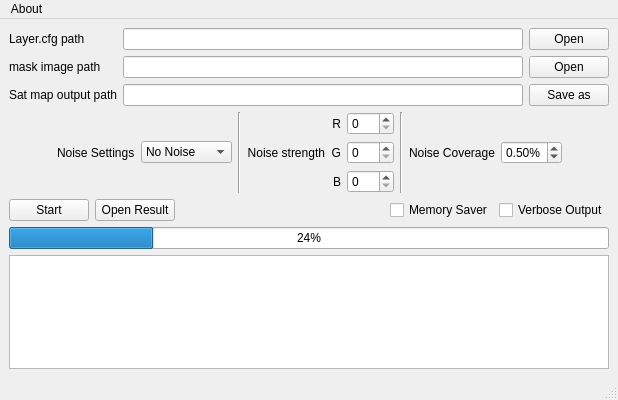
<?xml version="1.0" encoding="UTF-8"?>
<ui version="4.0">
 <class>guiMain</class>
 <widget class="QMainWindow" name="guiMain">
  <property name="geometry">
   <rect>
    <x>0</x>
    <y>0</y>
    <width>612</width>
    <height>400</height>
   </rect>
  </property>
  <property name="windowTitle">
   <string>ARMA3 - Mask to Sat Map Converter</string>
  </property>
  <widget class="QWidget" name="centralwidget">
   <layout class="QVBoxLayout" name="verticalLayout">
    <item>
     <layout class="QHBoxLayout" name="horizontalLayout">
      <item>
       <widget class="QLabel" name="label">
        <property name="text">
         <string>Layer.cfg path</string>
        </property>
       </widget>
      </item>
      <item>
       <spacer name="horizontalSpacer">
        <property name="orientation">
         <enum>Qt::Horizontal</enum>
        </property>
        <property name="sizeHint" stdset="0">
         <size>
          <width>40</width>
          <height>20</height>
         </size>
        </property>
       </spacer>
      </item>
      <item>
       <widget class="QLineEdit" name="layerPathEdit">
        <property name="minimumSize">
         <size>
          <width>400</width>
          <height>0</height>
         </size>
        </property>
        <property name="toolTip">
         <string>Path to you layers config file</string>
        </property>
       </widget>
      </item>
      <item>
       <widget class="QPushButton" name="openLayersBtn">
        <property name="text">
         <string>Open</string>
        </property>
       </widget>
      </item>
     </layout>
    </item>
    <item>
     <layout class="QHBoxLayout" name="horizontalLayout_2">
      <item>
       <widget class="QLabel" name="label_2">
        <property name="text">
         <string>mask image path</string>
        </property>
       </widget>
      </item>
      <item>
       <spacer name="horizontalSpacer_2">
        <property name="orientation">
         <enum>Qt::Horizontal</enum>
        </property>
        <property name="sizeHint" stdset="0">
         <size>
          <width>40</width>
          <height>20</height>
         </size>
        </property>
       </spacer>
      </item>
      <item>
       <widget class="QLineEdit" name="maskPathEdit">
        <property name="minimumSize">
         <size>
          <width>400</width>
          <height>0</height>
         </size>
        </property>
        <property name="toolTip">
         <string>path to the mask image</string>
        </property>
       </widget>
      </item>
      <item>
       <widget class="QPushButton" name="openMaskBtn">
        <property name="text">
         <string>Open</string>
        </property>
       </widget>
      </item>
     </layout>
    </item>
    <item>
     <layout class="QHBoxLayout" name="horizontalLayout_3">
      <item>
       <widget class="QLabel" name="label_3">
        <property name="text">
         <string>Sat map output path</string>
        </property>
       </widget>
      </item>
      <item>
       <spacer name="horizontalSpacer_3">
        <property name="orientation">
         <enum>Qt::Horizontal</enum>
        </property>
        <property name="sizeHint" stdset="0">
         <size>
          <width>40</width>
          <height>20</height>
         </size>
        </property>
       </spacer>
      </item>
      <item>
       <widget class="QLineEdit" name="satmapPathEdit">
        <property name="minimumSize">
         <size>
          <width>400</width>
          <height>0</height>
         </size>
        </property>
        <property name="toolTip">
         <string>path to save resulting file to</string>
        </property>
       </widget>
      </item>
      <item>
       <widget class="QPushButton" name="saveAsBtn">
        <property name="text">
         <string>Save as</string>
        </property>
       </widget>
      </item>
     </layout>
    </item>
    <item>
     <layout class="QHBoxLayout" name="horizontalLayout_5">
      <item>
       <spacer name="horizontalSpacer_6">
        <property name="orientation">
         <enum>Qt::Horizontal</enum>
        </property>
        <property name="sizeHint" stdset="0">
         <size>
          <width>40</width>
          <height>20</height>
         </size>
        </property>
       </spacer>
      </item>
      <item>
       <widget class="QLabel" name="label_4">
        <property name="text">
         <string>Noise Settings</string>
        </property>
       </widget>
      </item>
      <item>
       <widget class="QComboBox" name="noiseCombo">
        <property name="toolTip">
         <string>&lt;html&gt;&lt;head/&gt;&lt;body&gt;&lt;p&gt;Noise type:&lt;/p&gt;&lt;p&gt;No Noise - Just replace colors&lt;/p&gt;&lt;p&gt;BW Noise - Create noise in pixel brightness&lt;/p&gt;&lt;p&gt;RGB Noise- Create noise in rgb values&lt;/p&gt;&lt;/body&gt;&lt;/html&gt;</string>
        </property>
        <item>
         <property name="text">
          <string>No Noise</string>
         </property>
        </item>
        <item>
         <property name="text">
          <string>BW Noise</string>
         </property>
        </item>
        <item>
         <property name="text">
          <string>RGB Noise</string>
         </property>
        </item>
       </widget>
      </item>
      <item>
       <widget class="Line" name="line">
        <property name="orientation">
         <enum>Qt::Vertical</enum>
        </property>
       </widget>
      </item>
      <item>
       <widget class="QLabel" name="label_5">
        <property name="sizePolicy">
         <sizepolicy hsizetype="Preferred" vsizetype="Preferred">
          <horstretch>0</horstretch>
          <verstretch>0</verstretch>
         </sizepolicy>
        </property>
        <property name="minimumSize">
         <size>
          <width>0</width>
          <height>0</height>
         </size>
        </property>
        <property name="text">
         <string>Noise strength</string>
        </property>
        <property name="alignment">
         <set>Qt::AlignRight|Qt::AlignTrailing|Qt::AlignVCenter</set>
        </property>
       </widget>
      </item>
      <item>
       <layout class="QVBoxLayout" name="verticalLayout_3">
        <item>
         <widget class="QLabel" name="rLabel">
          <property name="sizePolicy">
           <sizepolicy hsizetype="Preferred" vsizetype="Preferred">
            <horstretch>10</horstretch>
            <verstretch>0</verstretch>
           </sizepolicy>
          </property>
          <property name="text">
           <string>R</string>
          </property>
          <property name="alignment">
           <set>Qt::AlignRight|Qt::AlignTrailing|Qt::AlignVCenter</set>
          </property>
         </widget>
        </item>
        <item>
         <widget class="QLabel" name="gLabel">
          <property name="sizePolicy">
           <sizepolicy hsizetype="Preferred" vsizetype="Preferred">
            <horstretch>0</horstretch>
            <verstretch>0</verstretch>
           </sizepolicy>
          </property>
          <property name="minimumSize">
           <size>
            <width>5</width>
            <height>0</height>
           </size>
          </property>
          <property name="text">
           <string>G</string>
          </property>
          <property name="alignment">
           <set>Qt::AlignRight|Qt::AlignTrailing|Qt::AlignVCenter</set>
          </property>
         </widget>
        </item>
        <item>
         <widget class="QLabel" name="bLabel">
          <property name="sizePolicy">
           <sizepolicy hsizetype="Preferred" vsizetype="Preferred">
            <horstretch>0</horstretch>
            <verstretch>0</verstretch>
           </sizepolicy>
          </property>
          <property name="minimumSize">
           <size>
            <width>10</width>
            <height>0</height>
           </size>
          </property>
          <property name="text">
           <string>B</string>
          </property>
          <property name="alignment">
           <set>Qt::AlignRight|Qt::AlignTrailing|Qt::AlignVCenter</set>
          </property>
         </widget>
        </item>
       </layout>
      </item>
      <item>
       <layout class="QVBoxLayout" name="verticalLayout_2">
        <item>
         <widget class="QSpinBox" name="rNoiseSpin">
          <property name="toolTip">
           <string>Variation for Red channel</string>
          </property>
          <property name="maximum">
           <number>255</number>
          </property>
         </widget>
        </item>
        <item>
         <widget class="QSpinBox" name="gNoiseSpin">
          <property name="toolTip">
           <string>Variation for green channel / brightness</string>
          </property>
          <property name="maximum">
           <number>255</number>
          </property>
         </widget>
        </item>
        <item>
         <widget class="QSpinBox" name="bNoiseSpin">
          <property name="toolTip">
           <string>Variation for blue channel</string>
          </property>
          <property name="maximum">
           <number>255</number>
          </property>
         </widget>
        </item>
       </layout>
      </item>
      <item>
       <widget class="Line" name="line_2">
        <property name="orientation">
         <enum>Qt::Vertical</enum>
        </property>
       </widget>
      </item>
      <item>
       <widget class="QLabel" name="label_6">
        <property name="text">
         <string>Noise Coverage</string>
        </property>
       </widget>
      </item>
      <item>
       <widget class="QDoubleSpinBox" name="coverageSpin">
        <property name="toolTip">
         <string>&lt;html&gt;&lt;head/&gt;&lt;body&gt;&lt;p&gt;How much area will be affected by the noise.&lt;/p&gt;&lt;/body&gt;&lt;/html&gt;</string>
        </property>
        <property name="suffix">
         <string>%</string>
        </property>
        <property name="maximum">
         <double>1.000000000000000</double>
        </property>
        <property name="singleStep">
         <double>0.050000000000000</double>
        </property>
        <property name="value">
         <double>0.500000000000000</double>
        </property>
       </widget>
      </item>
      <item>
       <spacer name="horizontalSpacer_5">
        <property name="orientation">
         <enum>Qt::Horizontal</enum>
        </property>
        <property name="sizeHint" stdset="0">
         <size>
          <width>40</width>
          <height>20</height>
         </size>
        </property>
       </spacer>
      </item>
     </layout>
    </item>
    <item>
     <layout class="QHBoxLayout" name="horizontalLayout_4">
      <item>
       <widget class="QPushButton" name="startBtn">
        <property name="toolTip">
         <string>Start mask processing</string>
        </property>
        <property name="text">
         <string>Start</string>
        </property>
       </widget>
      </item>
      <item>
       <widget class="QPushButton" name="resultBtn">
        <property name="toolTip">
         <string>Open folder of output file</string>
        </property>
        <property name="text">
         <string>Open Result</string>
        </property>
       </widget>
      </item>
      <item>
       <spacer name="horizontalSpacer_4">
        <property name="orientation">
         <enum>Qt::Horizontal</enum>
        </property>
        <property name="sizeHint" stdset="0">
         <size>
          <width>40</width>
          <height>20</height>
         </size>
        </property>
       </spacer>
      </item>
      <item>
       <widget class="QCheckBox" name="memSaverChk">
        <property name="toolTip">
         <string>Will store data on disk when it wont fit into RAM.</string>
        </property>
        <property name="text">
         <string>Memory Saver</string>
        </property>
       </widget>
      </item>
      <item>
       <widget class="QCheckBox" name="verbOutChk">
        <property name="toolTip">
         <string>Enable verbose logging</string>
        </property>
        <property name="text">
         <string>Verbose Output</string>
        </property>
       </widget>
      </item>
     </layout>
    </item>
    <item>
     <widget class="QProgressBar" name="progressBar">
      <property name="value">
       <number>24</number>
      </property>
     </widget>
    </item>
    <item>
     <widget class="QTextEditLogger" name="plainTextEdit">
      <property name="sizePolicy">
       <sizepolicy hsizetype="Expanding" vsizetype="Preferred">
        <horstretch>0</horstretch>
        <verstretch>0</verstretch>
       </sizepolicy>
      </property>
      <property name="minimumSize">
       <size>
        <width>0</width>
        <height>50</height>
       </size>
      </property>
      <property name="undoRedoEnabled">
       <bool>false</bool>
      </property>
      <property name="lineWrapMode">
       <enum>QTextEdit::WidgetWidth</enum>
      </property>
      <property name="readOnly">
       <bool>true</bool>
      </property>
     </widget>
    </item>
   </layout>
  </widget>
  <widget class="QMenuBar" name="menubar">
   <property name="geometry">
    <rect>
     <x>0</x>
     <y>0</y>
     <width>612</width>
     <height>21</height>
    </rect>
   </property>
   <widget class="QMenu" name="menuAbout">
    <property name="title">
     <string>About</string>
    </property>
    <addaction name="actionLicense"/>
   </widget>
   <addaction name="menuAbout"/>
  </widget>
  <widget class="QStatusBar" name="statusbar"/>
  <action name="actionLicense">
   <property name="text">
    <string>License</string>
   </property>
  </action>
 </widget>
 <customwidgets>
  <customwidget>
   <class>QTextEditLogger</class>
   <extends>QTextEdit</extends>
   <header>qtexteditlogger</header>
  </customwidget>
 </customwidgets>
 <resources/>
 <connections/>
</ui>
